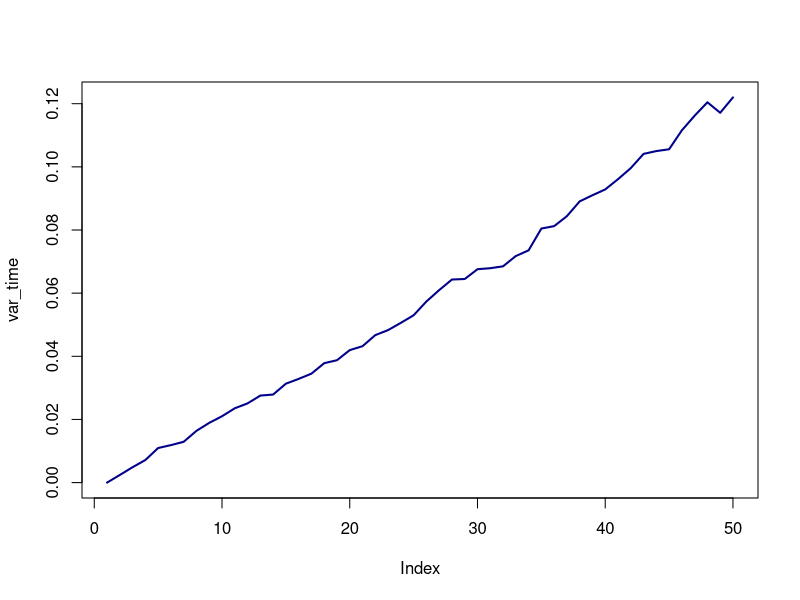
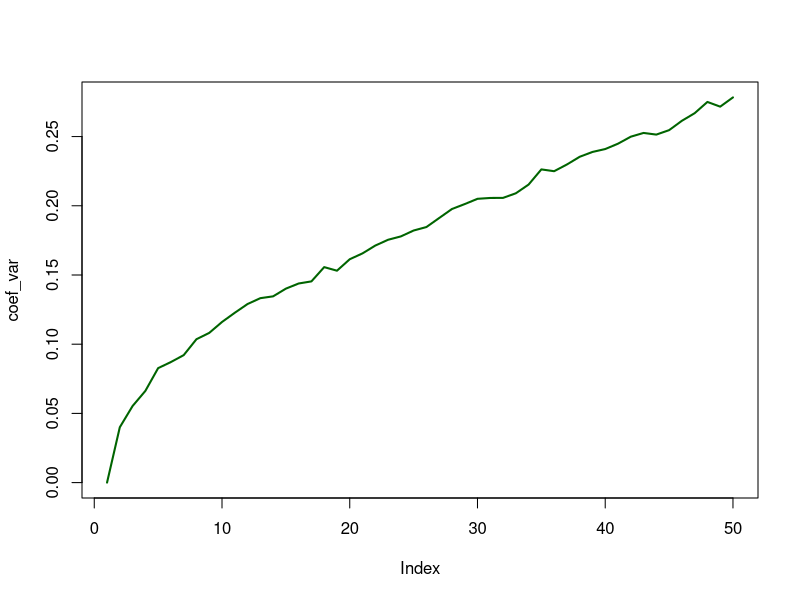

Generate these figures, in order, with R:
## ---- chunk 1

pair = function(x) (x%%2) == 0

for(i in c(1:10))
{
   if(pair(i))
   {
      print(i)
   } else {
      print(i+1)
   }
}
## ---- chunk 2
a = 2
b = ifelse(a<3, 0, 1)
b
## ---- chunk 3
a = 2
a == 2
a+3 > 3
(a+1 > 3) + 1
## ---- chunk 4
TRUE & TRUE
TRUE & FALSE
FALSE & FALSE
## ---- chunk 5
TRUE | TRUE
TRUE | FALSE
FALSE | FALSE
## ---- chunk 6
TRUE | FALSE & TRUE
TRUE | ( FALSE & TRUE )
(TRUE | FALSE) & TRUE
## ---- chunk 7
TRUE + TRUE
TRUE * FALSE
TRUE + FALSE
## ---- chunk 8
xor(TRUE, FALSE)
xor(FALSE, FALSE)
xor(TRUE, TRUE)
## ---- chunk 9
TRUE
!TRUE
!FALSE
## ---- chunk 10
ouExcl = function(pr1, pr2) (!(pr1 & pr2))&(pr1 | pr2)
xor(T, F)
ouExcl(T, F)
xor(T, T)
ouExcl(T, T)
## ---- chunk 11
a = seq(from=0, to=3, length=9)
print(a[1])
print(a[3])
## ---- chunk 12
b = matrix(c(1:4),nrow=2)
print(b)
print(b[1,2])
print(b[2,1])
## ---- chunk 13
ve = c(1,2,3,5,8,13)
ve[1]
ve[c(1,3,4)]
ve <= 5
ve[ve <= 5]
## ---- chunk 14
ve = c(1:3)
vpl2 = c()
for(i in c(1:length(ve))) vpl2[i] = ve[i]+2
vpl2

ve+2
## ---- chunk 15
replicate(4, 10)
## ---- chunk 16
brownian = function(x0=0, steps=10)
{
   x = c(x0)
   for(i in c(2:steps))
   {
      x[i] = x[(i-1)] + rnorm(1, 0, 0.05)
   }
   return(x)
}

brownian(steps=4)
## ---- chunk 17
for(i in c(1:5))
{
   print(brownian(steps=3))
}
## ---- chunk 18
replicate(5, brownian(steps=3))
## ---- chunk 19
walk = replicate(300, brownian(steps=50))

var_time = apply(walk, 1, var)

print(head(var_time))
## ---- chunk 20
plot(var_time, type='l', col='darkblue', lwd=2)
## ---- chunk 21
coef_var = apply(walk, 1, function(x) mean(abs(x)))
plot(coef_var, type='l', lwd=2, col='darkgreen')
